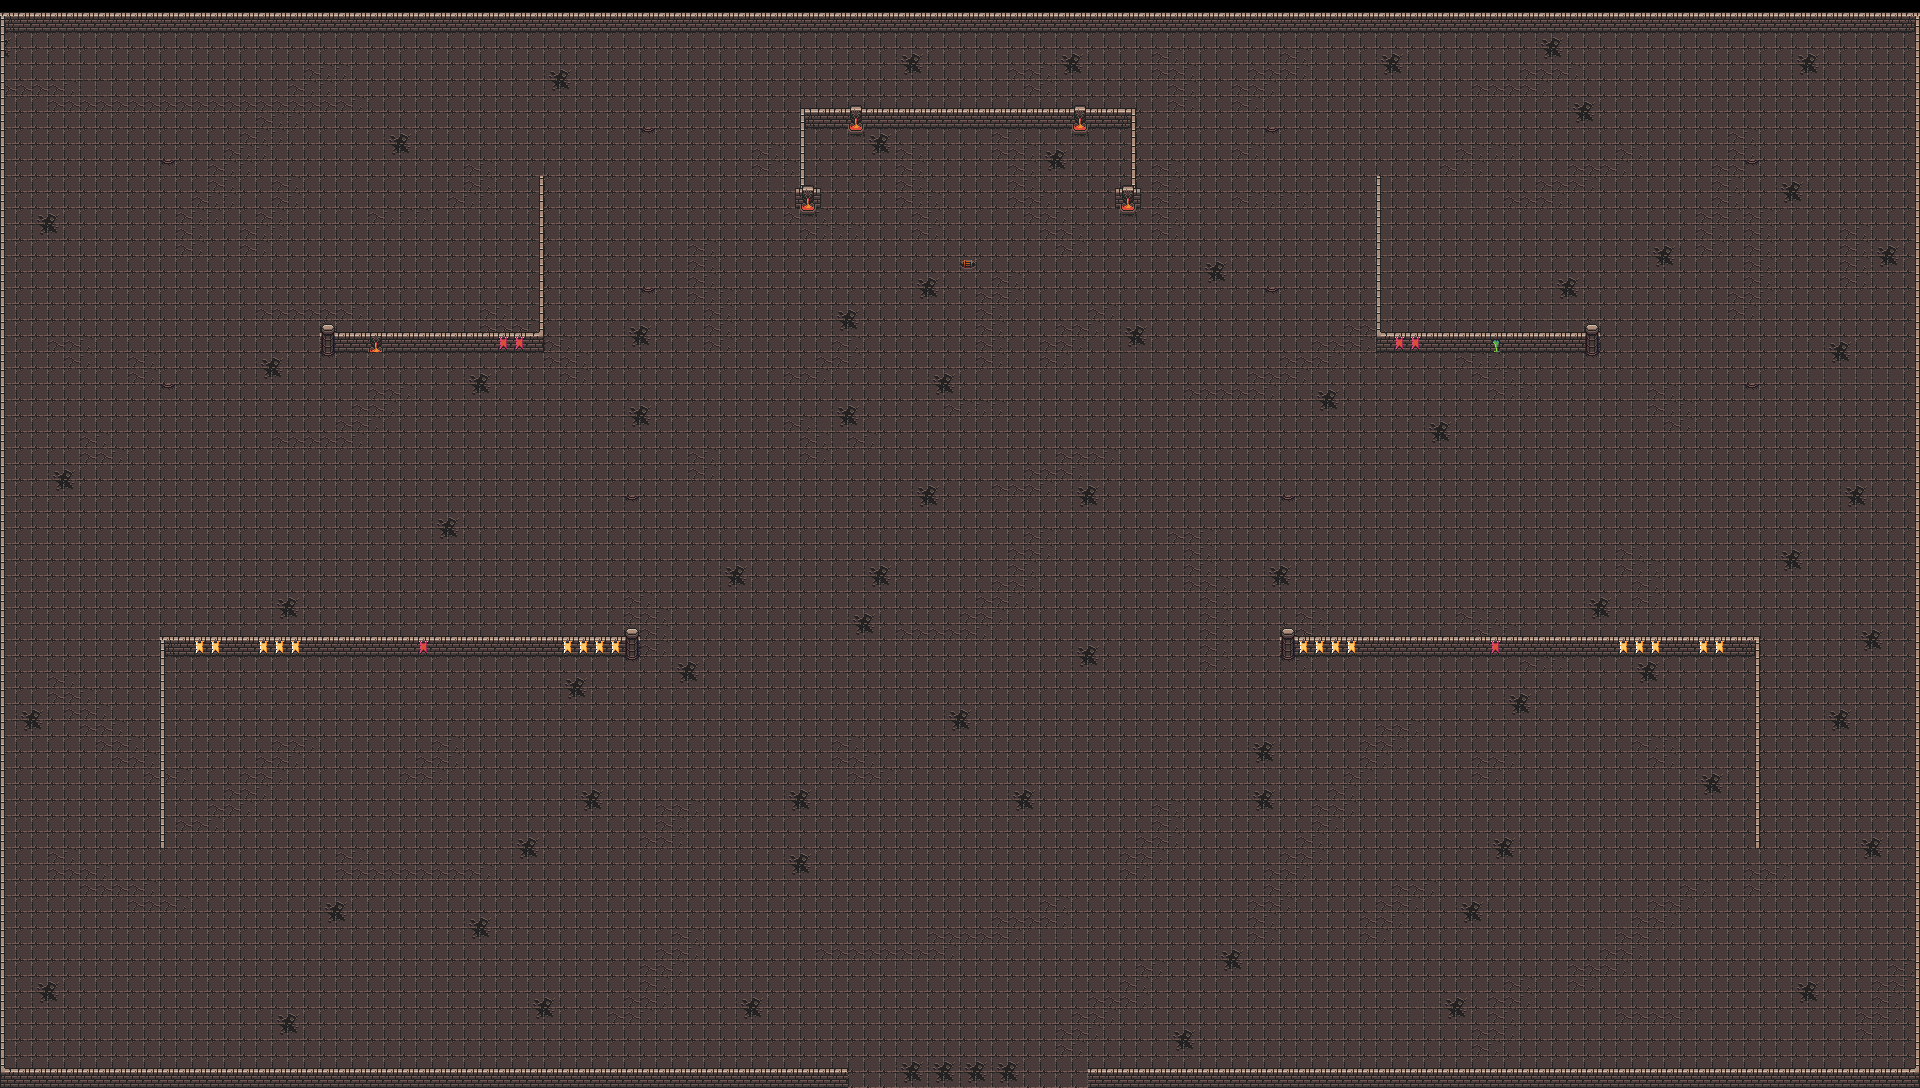

Tiled map render using the project's own tile images. Description and the map definition, with tile-layer contents summarised, below:
An orthogonal 120x68 tile map with 16x16 px tiles, 4 tile layers (Sol, Collision, Haut de Struct, Spawn), 3 tilesets.

<map version="1.10" tiledversion="1.10.1" orientation="orthogonal" renderorder="right-down" width="120" height="68" tilewidth="16" tileheight="16" infinite="0" nextlayerid="10" nextobjectid="1">
 <tileset firstgid="1" source="../village/dungeon.tsx" />
 <tileset firstgid="1025" name="test" tilewidth="16" tileheight="16" tilecount="7521" columns="109">
  <image source="../test.png" width="1746" height="1113" />
 </tileset>
 <tileset firstgid="8546" source="dungeon.tsx" />
 <layer id="7" name="Sol" width="120" height="68">
  <data>[8160 cells, 7920 non-empty, 10 distinct tile ids]</data>
 </layer>
 <layer id="8" name="Collision" width="120" height="68">
  <data>[8160 cells, 518 non-empty, 14 distinct tile ids]</data>
 </layer>
 <layer id="5" name="Haut de Struct" width="120" height="68">
  <data>[8160 cells, 342 non-empty, 12 distinct tile ids]</data>
 </layer>
 <layer id="9" name="Spawn" width="120" height="68">
  <data>[8160 cells, 1 non-empty, 1 distinct tile ids]</data>
 </layer>
</map>
